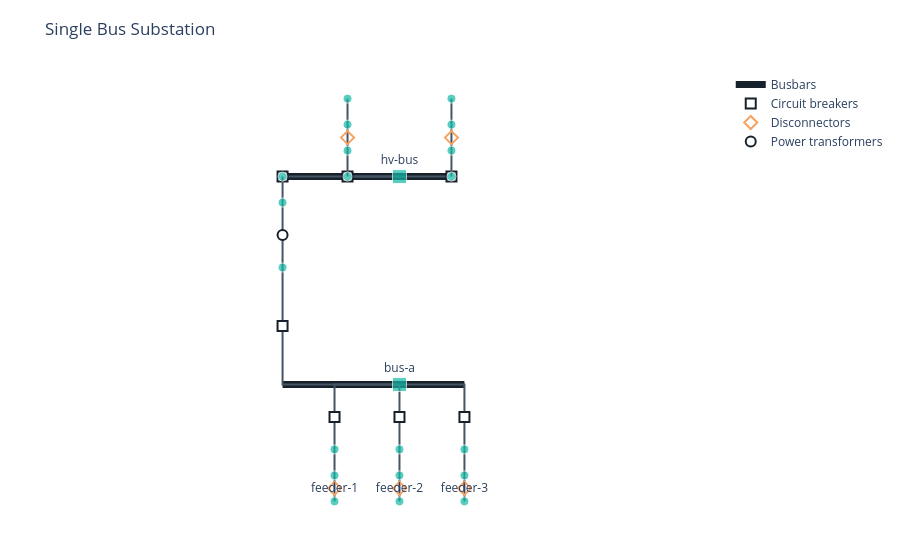

Notebook code cell kept with this figure:
### Markdown cell above
### Single Bus

A compact arrangement with all circuits connected to one common bus.

### Code cell
from IPython.display import display
from gdm.systems.substation import build_reference_design

system = build_reference_design('single_bus')
display(system.plot_schematic(show=False))

### Figure 1 — Plotly figure (JSON) as saved in the notebook; plotly's stock layout.template omitted (floating-point values rounded to 4 significant figures)
{"data": [{"hovertemplate": "<b>bus-a</b><br>Busbar<extra></extra>", "line": {"color": "#17212b", "width": 7}, "mode": "lines", "name": "Busbars", "showlegend": true, "type": "scatter", "x": [-4.5, 2.5], "y": [0, 0]}, {"hovertemplate": "<b>hv-bus</b><br>Busbar<extra></extra>", "line": {"color": "#17212b", "width": 7}, "mode": "lines", "name": "Busbars", "showlegend": false, "type": "scatter", "x": [-4.5, 2], "y": [8, 8]}, {"hoverinfo": "skip", "line": {"color": "#465563", "width": 2}, "mode": "lines", "name": "Connections - CircuitBreaker", "showlegend": false, "type": "scatter", "x": [0, -2.5, -2.5, null, 0, 0, 0, null, 0, 2.5, 2.5, null, 0, -4.5, -4.5, null, 0, -2, -2, null, 0, 2, 2, null, 0, -4.5, -4.5, null], "y": [0, 0, -2.5, null, 0, 0, -2.5, null, 0, 0, -2.5, null, 0, 0, 4.5, null, 8, 8, 8, null, 8, 8, 8, null, 8, 8, 8, null]}, {"hoverinfo": "text", "hovertext": ["<b>feeder-1-breaker</b><br>CircuitBreaker", "<b>feeder-2-breaker</b><br>CircuitBreaker", "<b>feeder-3-breaker</b><br>CircuitBreaker", "<b>transformer-1-lv-breaker</b><br>CircuitBreaker", "<b>incoming-line-1-breaker</b><br>CircuitBreaker", "<b>incoming-line-2-breaker</b><br>CircuitBreaker", "<b>transformer-1-hv-breaker</b><br>CircuitBreaker"], "marker": {"color": "white", "line": {"color": "#17212b", "width": 2}, "size": 10, "symbol": "square"}, "mode": "markers", "name": "Circuit breakers", "type": "scatter", "x": [-2.5, 0, 2.5, -4.5, -2, 2, -4.5], "y": [-1.25, -1.25, -1.25, 2.25, 8, 8, 8]}, {"hoverinfo": "skip", "line": {"color": "#465563", "width": 2}, "mode": "lines", "name": "Connections - Disconnector", "showlegend": false, "type": "scatter", "x": [-2, -2, null, 2, 2, null, -2.5, -2.5, null, 0, 0, null, 2.5, 2.5, null], "y": [10, 9, null, 10, 9, null, -3.5, -4.5, null, -3.5, -4.5, null, -3.5, -4.5, null]}, {"hoverinfo": "text", "hovertext": ["<b>incoming-line-1-isolator</b><br>Disconnector", "<b>incoming-line-2-isolator</b><br>Disconnector", "<b>feeder-1-line-disconnector</b><br>Disconnector", "<b>feeder-2-line-disconnector</b><br>Disconnector", "<b>feeder-3-line-disconnector</b><br>Disconnector"], "marker": {"color": "#f4a261", "line": {"color": "#17212b", "width": 2}, "size": 10, "symbol": "diamond-open"}, "mode": "markers", "name": "Disconnectors", "type": "scatter", "x": [-2, 2, -2.5, 0, 2.5], "y": [9.5, 9.5, -4, -4, -4]}, {"hoverinfo": "skip", "line": {"color": "#465563", "width": 2}, "mode": "lines", "name": "Connections - InstrumentTransformer", "showlegend": false, "type": "scatter", "x": [-2.5, -2.5, null, 0, 0, null, 2.5, 2.5, null, -2, -2, null, 2, 2, null, -4.5, -4.5, null], "y": [-2.5, -3.5, null, -2.5, -3.5, null, -2.5, -3.5, null, 9, 8, null, 9, 8, null, 8, 7, null]}, {"hoverinfo": "skip", "line": {"color": "#465563", "width": 2}, "mode": "lines", "name": "Connections - LineTrap", "showlegend": false, "type": "scatter", "x": [-2, -2, null, 2, 2, null], "y": [11, 10, null, 11, 10, null]}, {"hoverinfo": "skip", "line": {"color": "#465563", "width": 2}, "mode": "lines", "name": "Connections - PowerTransformer", "showlegend": false, "type": "scatter", "x": [-4.5, -4.5, null], "y": [7, 4.5, null]}, {"hoverinfo": "text", "hovertext": ["<b>transformer-1</b><br>PowerTransformer"], "marker": {"color": "white", "line": {"color": "#17212b", "width": 2}, "size": 10, "symbol": "circle"}, "mode": "markers", "name": "Power transformers", "type": "scatter", "x": [-4.5], "y": [5.75]}, {"hoverinfo": "text", "hovertext": ["<b>bus-a</b><br>busbar<br>A,B,C<br>12.47 kV", "<b>feeder-1-node</b><br>junction<br>A,B,C<br>12.47 kV", "<b>feeder-2-node</b><br>junction<br>A,B,C<br>12.47 kV", "<b>feeder-3-node</b><br>junction<br>A,B,C<br>12.47 kV", "<b>hv-bus</b><br>busbar<br>A,B,C<br>69.0 kV", "<b>incoming-line-1-line-node</b><br>junction<br>A,B,C<br>69.0 kV", "<b>incoming-line-1-trap-node</b><br>junction<br>A,B,C<br>69.0 kV", "<b>incoming-line-1-isolator-node</b><br>junction<br>A,B,C<br>69.0 kV", "<b>incoming-line-1-ct-node</b><br>junction<br>A,B,C<br>69.0 kV", "<b>incoming-line-2-line-node</b><br>junction<br>A,B,C<br>69.0 kV", "<b>incoming-line-2-trap-node</b><br>junction<br>A,B,C<br>69.0 kV", "<b>incoming-line-2-isolator-node</b><br>junction<br>A,B,C<br>69.0 kV", "<b>incoming-line-2-ct-node</b><br>junction<br>A,B,C<br>69.0 kV", "<b>transformer-1-hv-node</b><br>junction<br>A,B,C<br>69.0 kV", "<b>transformer-1-hv-winding-node</b><br>junction<br>A,B,C<br>69.0 kV", "<b>transformer-1-lv-winding-node</b><br>junction<br>A,B,C<br>12.47 kV", "<b>feeder-1-ct-node</b><br>junction<br>A,B,C<br>12.47 kV", "<b>feeder-1-line-node</b><br>junction<br>A,B,C<br>12.47 kV", "<b>feeder-2-ct-node</b><br>junction<br>A,B,C<br>12.47 kV", "<b>feeder-2-line-node</b><br>junction<br>A,B,C<br>12.47 kV", "<b>feeder-3-ct-node</b><br>junction<br>A,B,C<br>12.47 kV", "<b>feeder-3-line-node</b><br>junction<br>A,B,C<br>12.47 kV"], "marker": {"color": "#14b8a6", "line": {"color": "white", "width": 1}, "size": [14, 9, 9, 9, 14, 9, 9, 9, 9, 9, 9, 9, 9, 9, 9, 9, 9, 9, 9, 9, 9, 9], "symbol": ["square", "circle", "circle", "circle", "square", "circle", "circle", "circle", "circle", "circle", "circle", "circle", "circle", "circle", "circle", "circle", "circle", "circle", "circle", "circle", "circle", "circle"]}, "mode": "markers+text", "name": "Busbar sections", "showlegend": false, "text": ["bus-a", "", "", "", "hv-bus", "", "", "", "", "", "", "", "", "", "", "", "", "feeder-1", "", "feeder-2", "", "feeder-3"], "textposition": "top center", "type": "scatter", "x": [0.0, -2.5, 0.0, 2.5, 0.0, -2.0, -2.0, -2.0, -2.0, 2.0, 2.0, 2.0, 2.0, -4.5, -4.5, -4.5, -2.5, -2.5, 0.0, 0.0, 2.5, 2.5], "y": [0.0, -2.5, -2.5, -2.5, 8.0, 11.0, 10.0, 9.0, 8.0, 11.0, 10.0, 9.0, 8.0, 8.0, 7.0, 4.5, -3.5, -4.5, -3.5, -4.5, -3.5, -4.5]}], "layout": {"margin": {"b": 30, "l": 30, "r": 30, "t": 70}, "paper_bgcolor": "white", "plot_bgcolor": "white", "showlegend": true, "title": {"text": "Single Bus Substation"}, "xaxis": {"showgrid": false, "showticklabels": false, "visible": false, "zeroline": false}, "yaxis": {"scaleanchor": "x", "scaleratio": 1, "showgrid": false, "showticklabels": false, "visible": false, "zeroline": false}}}
